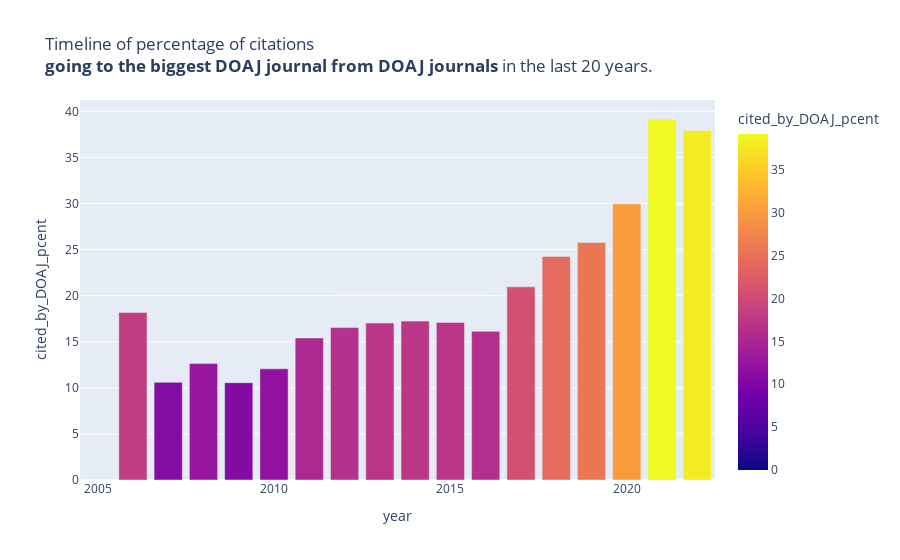

The notebook cell saved with this chart:
### Code cell
citby_jrnl_fig = px.bar(final_df_journal_1[-20:-2], x='year', y='cited_by_DOAJ_pcent', 
             hover_data=['cited_by_DOAJ_pcent'],
             title='Timeline of percentage of citations <br><b>going to the biggest DOAJ journal from DOAJ journals</b> in the last 20 years.', 
             color='cited_by_DOAJ_pcent',
             height=600)
citby_jrnl_fig.show()

### Figure 1 — Plotly figure (JSON) as saved in the notebook; plotly's stock layout.template omitted (floating-point values rounded to 4 significant figures)
{"data": [{"alignmentgroup": "True", "hovertemplate": "year=%{x}<br>cited_by_DOAJ_pcent=%{marker.color}<extra></extra>", "legendgroup": "", "marker": {"color": [0, 18.18, 10.6, 12.63, 10.56, 12.06, 15.41, 16.54, 17.03, 17.24, 17.09, 16.13, 20.96, 24.26, 25.78, 29.97, 39.17, 37.93], "coloraxis": "coloraxis", "pattern": {"shape": ""}}, "name": "", "offsetgroup": "", "orientation": "v", "showlegend": false, "textposition": "auto", "type": "bar", "x": [2005, 2006, 2007, 2008, 2009, 2010, 2011, 2012, 2013, 2014, 2015, 2016, 2017, 2018, 2019, 2020, 2021, 2022], "xaxis": "x", "y": [0, 18.18, 10.6, 12.63, 10.56, 12.06, 15.41, 16.54, 17.03, 17.24, 17.09, 16.13, 20.96, 24.26, 25.78, 29.97, 39.17, 37.93], "yaxis": "y"}], "layout": {"autosize": true, "barmode": "relative", "coloraxis": {"colorbar": {"title": {"text": "cited_by_DOAJ_pcent"}}, "colorscale": [[0, "#0d0887"], [0.1111, "#46039f"], [0.2222, "#7201a8"], [0.3333, "#9c179e"], [0.4444, "#bd3786"], [0.5556, "#d8576b"], [0.6667, "#ed7953"], [0.7778, "#fb9f3a"], [0.8889, "#fdca26"], [1, "#f0f921"]]}, "legend": {"tracegroupgap": 0}, "title": {"text": "Timeline of percentage of citations <br><b>going to the biggest DOAJ journal from DOAJ journals</b> in the last 20 years."}, "xaxis": {"anchor": "y", "autorange": true, "domain": [0, 1], "range": [2004.0, 2022.0], "title": {"text": "year"}, "type": "linear"}, "yaxis": {"anchor": "x", "autorange": true, "domain": [0, 1], "range": [0, 41.23], "title": {"text": "cited_by_DOAJ_pcent"}, "type": "linear"}}}
